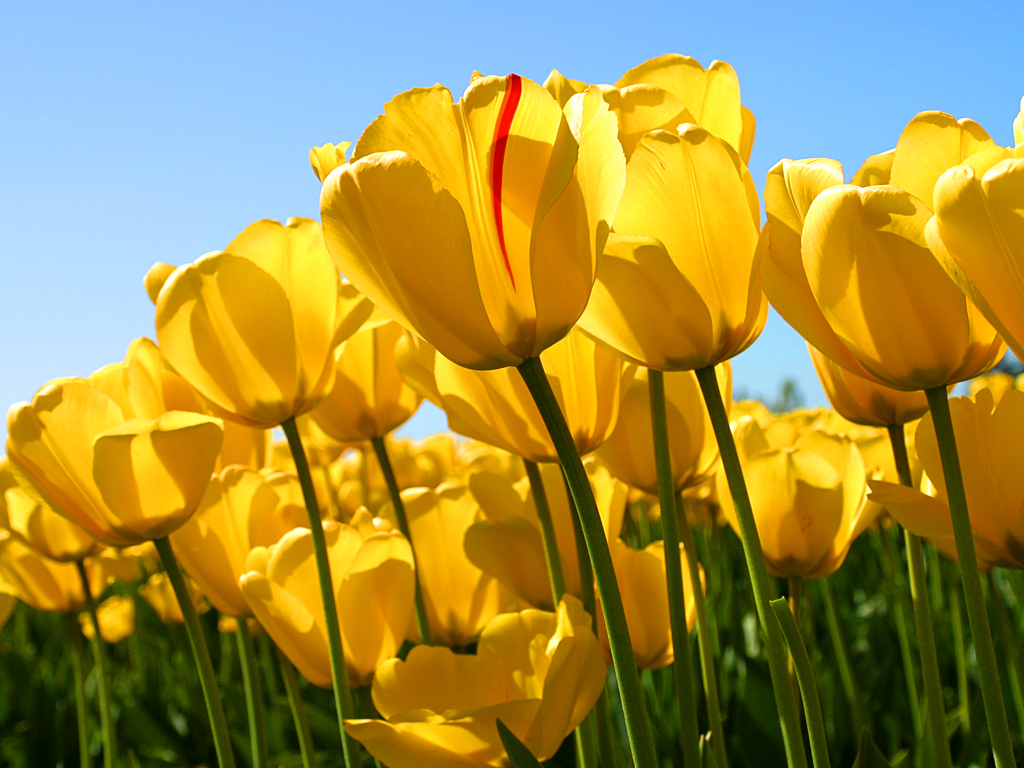
#> input picture Tulips.jpg, 1024 x 768 px
$ python RealceGrises.py
#> lines starting #> are read from the running program, lines starting #| are printed output that depends on the picture; after the words box and inside, x2 and y2 are one past the last pixel; in counts of white or black regions, pixels touching at a corner belong together
# BASILIO SALDARRIAGA
# ANDERSON HERRERA


"""
a. Escriba una función que permita resaltar un rango de grises específico en una imagen. La función debe
recibir como parámetros de entrada: una imagen en escala de grises (uint8), el parámetro A y B que
define el rango de valores que la función va a resaltar. A y B deben ser positivo y menores a 255. La
imagen de salida será una imagen en blanco y negro; los pixeles blancos corresponderán a los pixeles
con valores entre A y B en la imagen de entrada, y los pixeles negros a todos los demás pixeles.


b. Seleccione una imagen a color, transforme la imagen a escala de grises y aplique el realce de rango de
grises para los siguientes valores de A y B: [A, B] = {[20 240], [40 200], [80 180], [100 150], [120 135]}.
"""


from PIL import Image #importe de libreria PIL
import matplotlib.pyplot as plt #importe de libreria matplotlib


def resaltar(imagen, rango): #funcion para resaltar la imgen, crear un rango y recorrer los pixeles
    x, y = rango
    pixels = imagen.load()
    w, h = imagen.size # tamaño de la imagen.
    for i in range(w):
        for j in range(h):
            pixels[i, j] = 0 if  x <= pixels[i, j] <= y else 255 #operacion que va de 0 a 255 lo que permite mostrar las partes en grises mas reslatadas.


image_rgb= Image.open('Tulips.jpg').convert('L') # Convierte la imagen a escala de gris
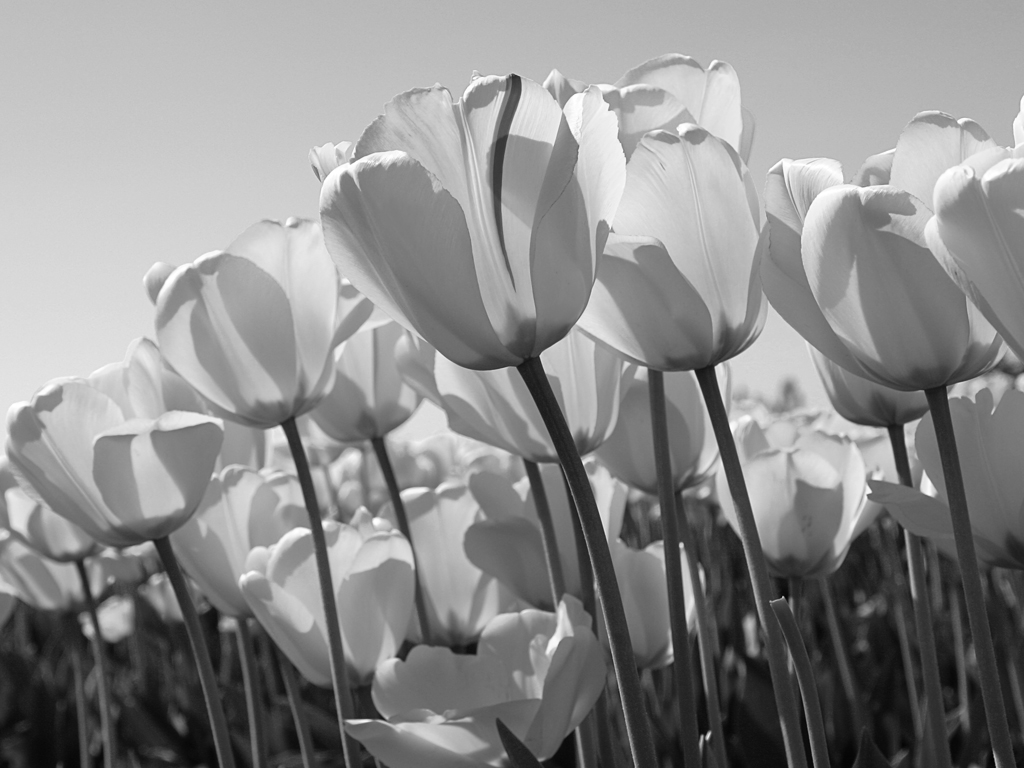
#> image_rgb: PIL image 1024x768 L; min 1, max 255, mean 139.9
image_gray = image_rgb.convert('L') #Operacion para escalar la iimagen nuevamente
resaltar(image_gray,[20, 240]) # [A, B] = {[20 240], [40 200], [80 180], [100 150], [120 135]}.
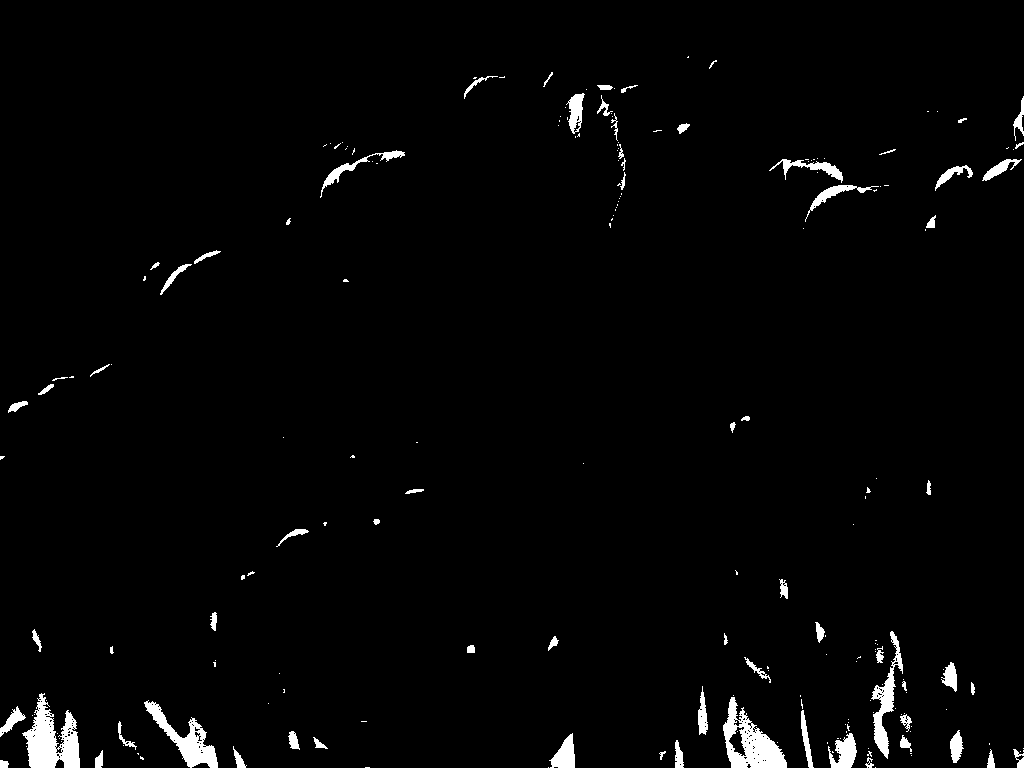
#> image_gray: PIL image 1024x768 L; 2.1% white; 209 white regions (137 under 20 px), largest, box (x1, y1, x2, y2) and area: (22, 693, 80, 768) 2372, (723, 697, 787, 768) 2127, (144, 700, 218, 768) 1554
plt.imshow(image_rgb) #muestra la imagen_rgb
plt.show() #grafica


plt.imshow(image_gray) #grafica
image_gray.save("D:/Vision/Taller 1/Punto2/resultado4.jpg") # guardamos la imagen D:\Vision\Taller 1\Punto2
plt.gray() #grafica
plt.axis("off") #para q no muestre el plano cartesiano

$ run again, with BuildSaltPepper.jpg copied over Tulips.jpg
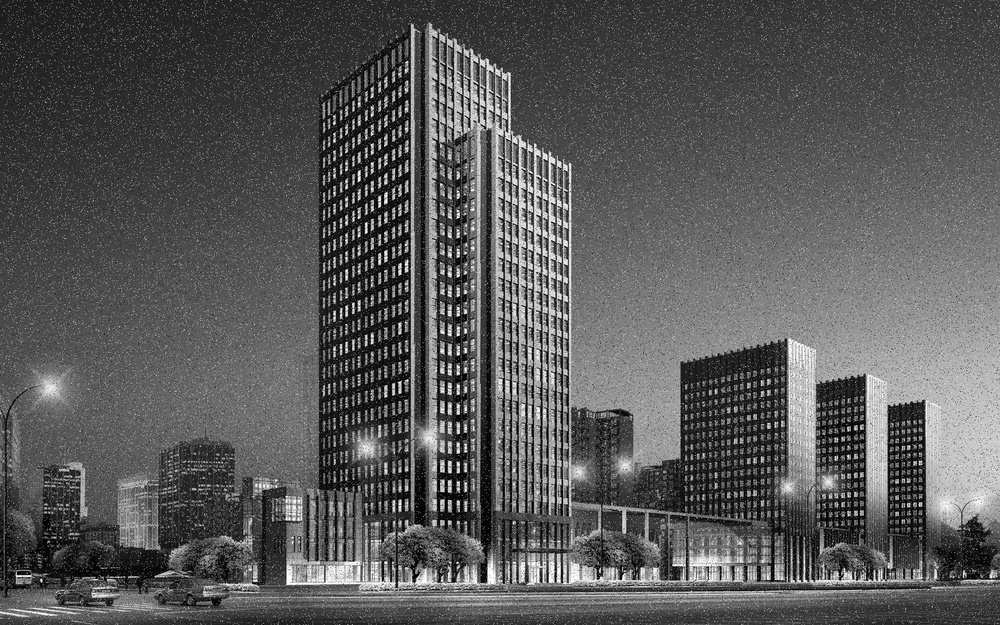
#> input picture BuildSaltPepper.jpg, 1000 x 625 px, shrunk from 1920 x 1200 before the run
#> image_rgb is the input picture: PIL image 1000x625 L; min 0, max 255, mean 88.3
#> `resaltar(image_gray,[20, 240])`:
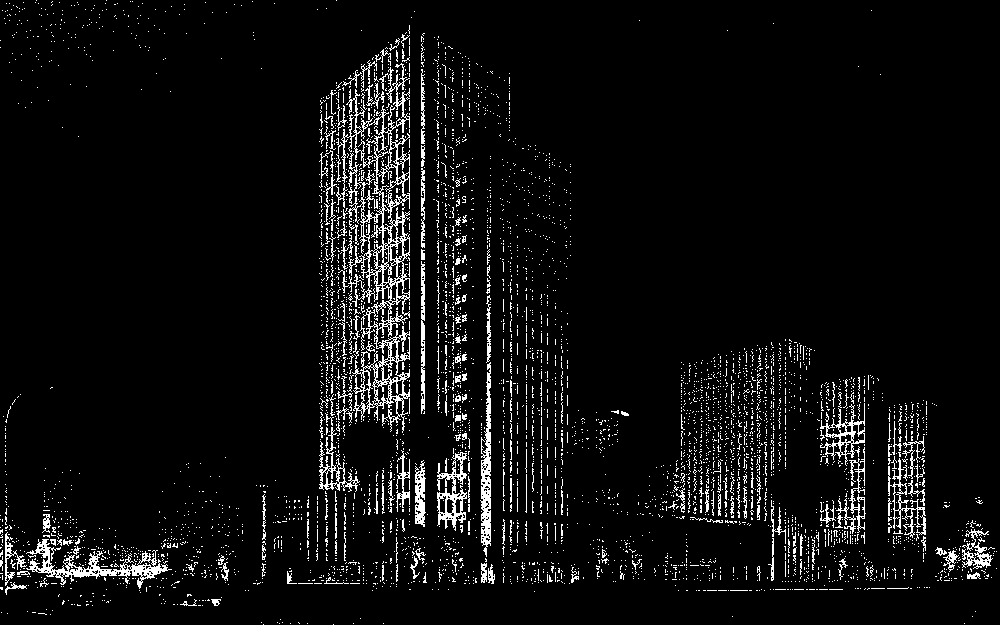
#> image_gray: PIL image 1000x625 L; 5.6% white in thin lines or dots

$ run again, with Koala.jpg copied over Tulips.jpg
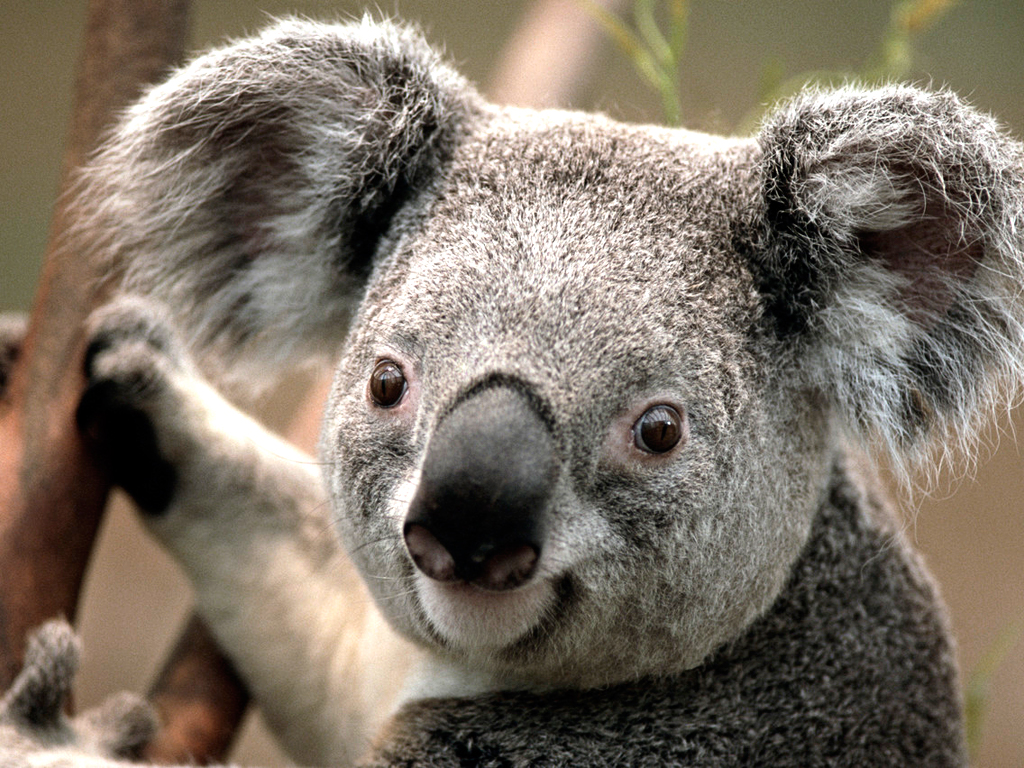
#> input picture Koala.jpg, 1024 x 768 px
#> `image_rgb= Image.open('Tulips.jpg').convert('L')`:
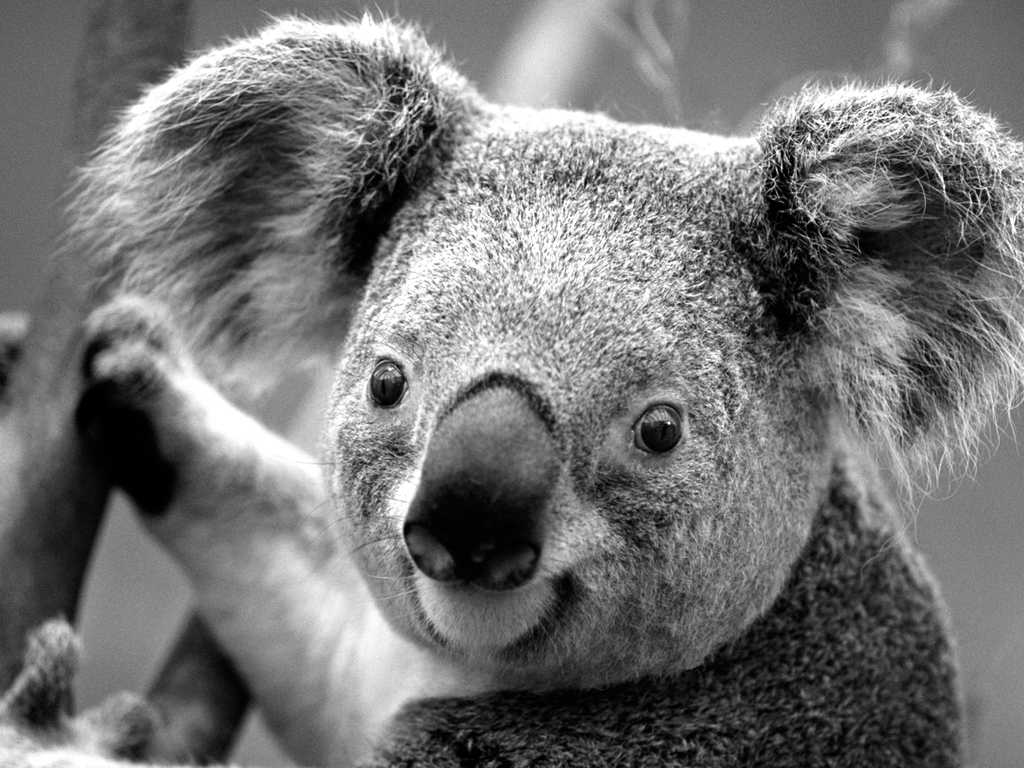
#> image_rgb: PIL image 1024x768 L; min 0, max 255, mean 116.5
#> `resaltar(image_gray,[20, 240])`:
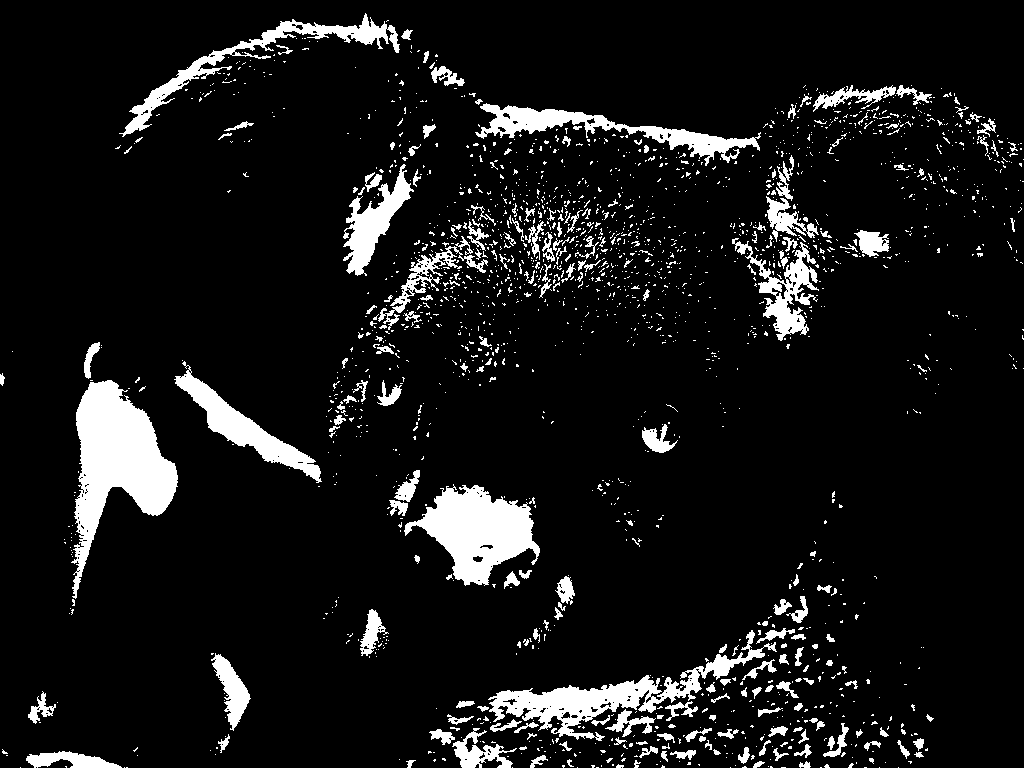
#> image_gray: PIL image 1024x768 L; 8.9% white; 2000 white regions (1770 under 20 px), largest, box (x1, y1, x2, y2) and area: (71, 380, 178, 599) 10321, (404, 484, 540, 586) 7197, (488, 630, 777, 741) 6207

$ run again, with Penguins.jpg copied over Tulips.jpg
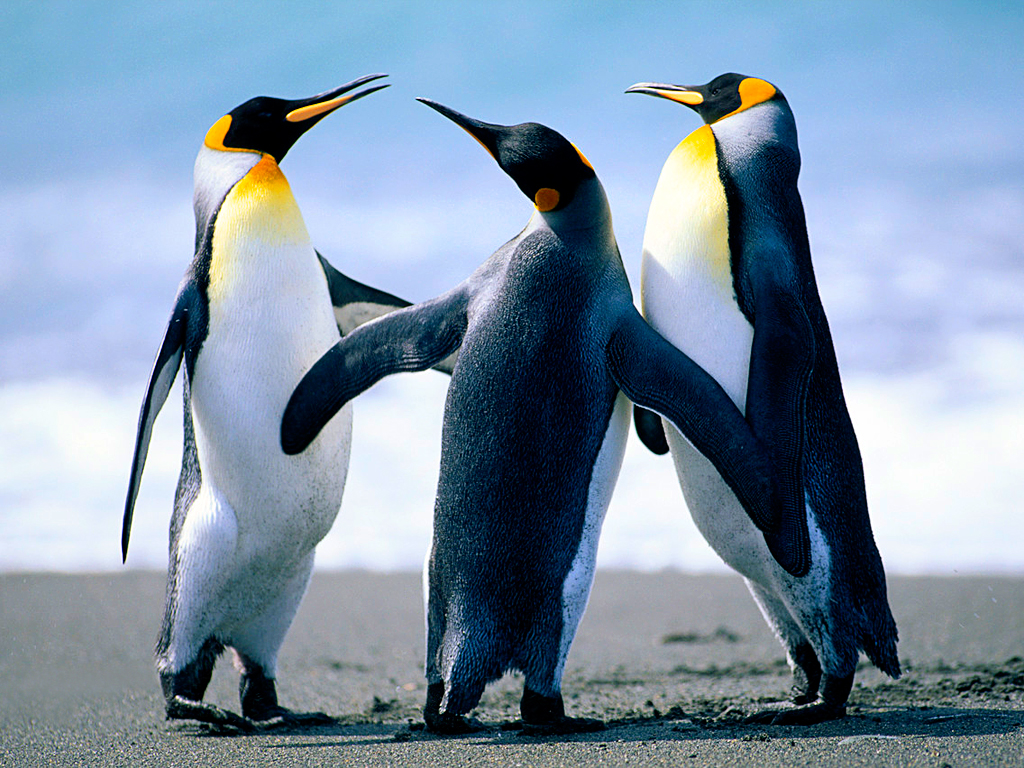
#> input picture Penguins.jpg, 1024 x 768 px
#> `image_rgb= Image.open('Tulips.jpg').convert('L')`:
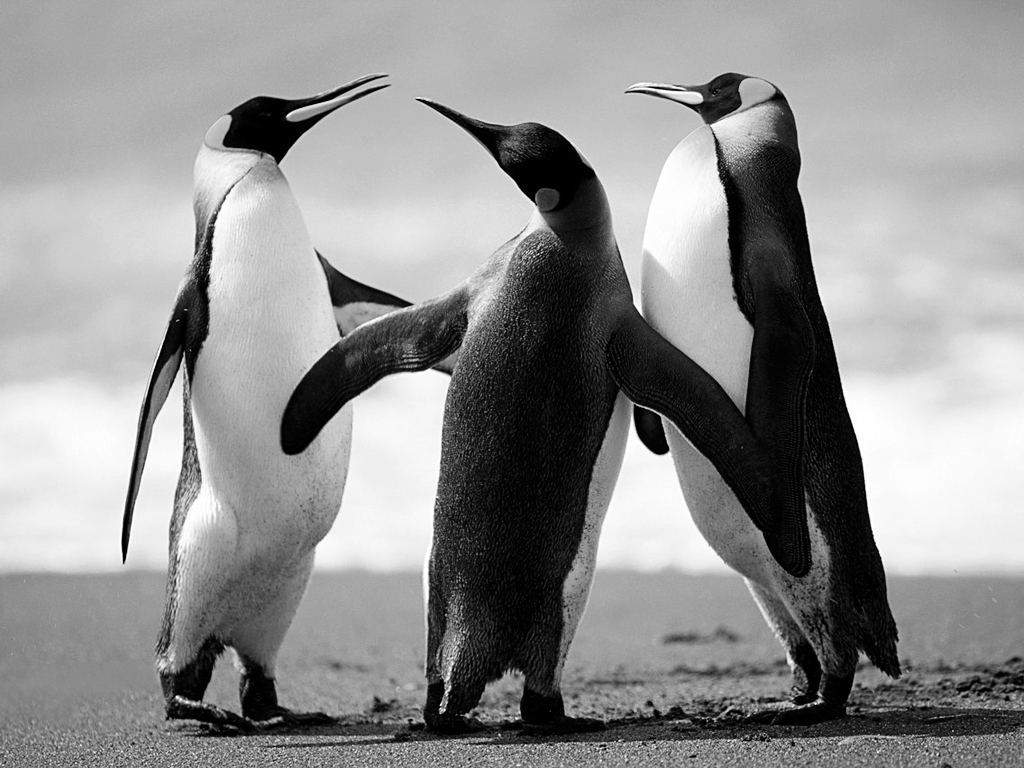
#> image_rgb: PIL image 1024x768 L; min 0, max 255, mean 144.3
#> `resaltar(image_gray,[20, 240])`:
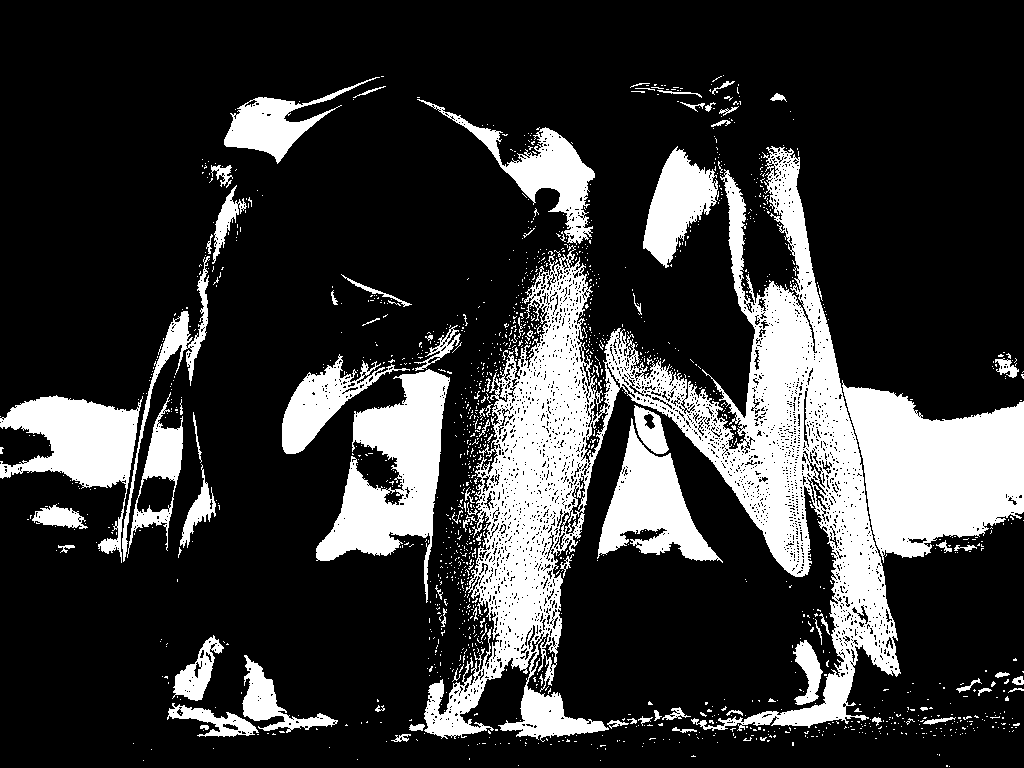
#> image_gray: PIL image 1024x768 L; 21.3% white; 1503 white regions (1413 under 20 px), largest, box (x1, y1, x2, y2) and area: (424, 146, 901, 742) 75701, (842, 380, 1024, 563) 21366, (316, 369, 450, 603) 13198
